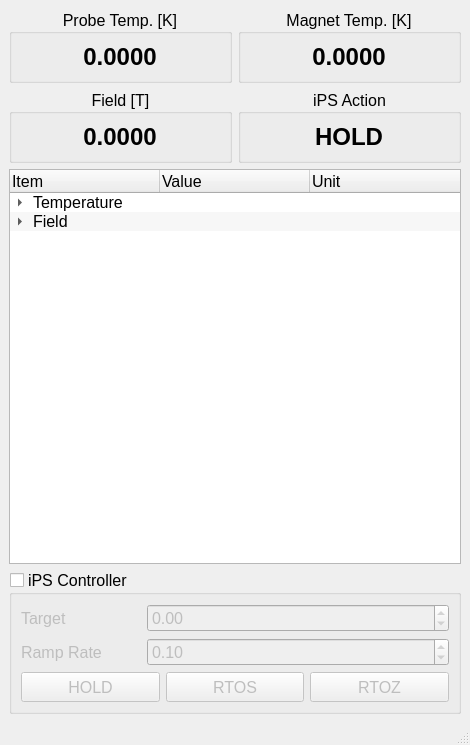
<?xml version="1.0" encoding="UTF-8"?>
<ui version="4.0">
 <class>TeslatronPTApp</class>
 <widget class="QMainWindow" name="TeslatronPTApp">
  <property name="geometry">
   <rect>
    <x>0</x>
    <y>0</y>
    <width>470</width>
    <height>745</height>
   </rect>
  </property>
  <property name="sizePolicy">
   <sizepolicy hsizetype="Fixed" vsizetype="Preferred">
    <horstretch>0</horstretch>
    <verstretch>0</verstretch>
   </sizepolicy>
  </property>
  <property name="minimumSize">
   <size>
    <width>470</width>
    <height>0</height>
   </size>
  </property>
  <property name="maximumSize">
   <size>
    <width>470</width>
    <height>16777215</height>
   </size>
  </property>
  <property name="font">
   <font>
    <family>Arial</family>
   </font>
  </property>
  <property name="windowTitle">
   <string>MainWindow</string>
  </property>
  <property name="locale">
   <locale language="English" country="UnitedStates"/>
  </property>
  <property name="documentMode">
   <bool>false</bool>
  </property>
  <property name="dockNestingEnabled">
   <bool>false</bool>
  </property>
  <widget class="QWidget" name="centralwidget">
   <layout class="QVBoxLayout" name="verticalLayout_5">
    <item>
     <layout class="QVBoxLayout" name="verticalLayout_4">
      <item>
       <layout class="QGridLayout" name="gridLayout">
        <item row="0" column="0">
         <widget class="QGroupBox" name="groupBox">
          <property name="font">
           <font>
            <family>Arial</family>
            <pointsize>12</pointsize>
            <weight>50</weight>
            <bold>false</bold>
           </font>
          </property>
          <property name="title">
           <string>Probe Temp. [K]</string>
          </property>
          <property name="alignment">
           <set>Qt::AlignCenter</set>
          </property>
          <layout class="QHBoxLayout" name="horizontalLayout_5">
           <item>
            <widget class="QLabel" name="label_probe">
             <property name="minimumSize">
              <size>
               <width>100</width>
               <height>25</height>
              </size>
             </property>
             <property name="maximumSize">
              <size>
               <width>150</width>
               <height>16777215</height>
              </size>
             </property>
             <property name="font">
              <font>
               <family>Arial</family>
               <pointsize>18</pointsize>
               <weight>75</weight>
               <bold>true</bold>
              </font>
             </property>
             <property name="text">
              <string>0.0000</string>
             </property>
             <property name="alignment">
              <set>Qt::AlignCenter</set>
             </property>
            </widget>
           </item>
          </layout>
         </widget>
        </item>
        <item row="0" column="1">
         <widget class="QGroupBox" name="groupBox_2">
          <property name="font">
           <font>
            <family>Arial</family>
            <pointsize>12</pointsize>
           </font>
          </property>
          <property name="title">
           <string>Magnet Temp. [K]</string>
          </property>
          <property name="alignment">
           <set>Qt::AlignCenter</set>
          </property>
          <layout class="QHBoxLayout" name="horizontalLayout_2">
           <item>
            <widget class="QLabel" name="label_magnet">
             <property name="minimumSize">
              <size>
               <width>100</width>
               <height>25</height>
              </size>
             </property>
             <property name="maximumSize">
              <size>
               <width>150</width>
               <height>16777215</height>
              </size>
             </property>
             <property name="font">
              <font>
               <family>Arial</family>
               <pointsize>18</pointsize>
               <weight>75</weight>
               <bold>true</bold>
              </font>
             </property>
             <property name="text">
              <string>0.0000</string>
             </property>
             <property name="alignment">
              <set>Qt::AlignCenter</set>
             </property>
            </widget>
           </item>
          </layout>
         </widget>
        </item>
        <item row="1" column="0">
         <widget class="QGroupBox" name="groupBox_3">
          <property name="font">
           <font>
            <family>Arial</family>
            <pointsize>12</pointsize>
           </font>
          </property>
          <property name="title">
           <string>Field [T]</string>
          </property>
          <property name="alignment">
           <set>Qt::AlignCenter</set>
          </property>
          <layout class="QHBoxLayout" name="horizontalLayout_4">
           <item>
            <widget class="QLabel" name="label_field">
             <property name="minimumSize">
              <size>
               <width>100</width>
               <height>25</height>
              </size>
             </property>
             <property name="maximumSize">
              <size>
               <width>150</width>
               <height>16777215</height>
              </size>
             </property>
             <property name="font">
              <font>
               <family>Arial</family>
               <pointsize>18</pointsize>
               <weight>75</weight>
               <bold>true</bold>
              </font>
             </property>
             <property name="text">
              <string>0.0000</string>
             </property>
             <property name="alignment">
              <set>Qt::AlignCenter</set>
             </property>
            </widget>
           </item>
          </layout>
         </widget>
        </item>
        <item row="1" column="1">
         <widget class="QGroupBox" name="groupBox_4">
          <property name="font">
           <font>
            <family>Arial</family>
            <pointsize>12</pointsize>
           </font>
          </property>
          <property name="title">
           <string>iPS Action</string>
          </property>
          <property name="alignment">
           <set>Qt::AlignCenter</set>
          </property>
          <layout class="QHBoxLayout" name="horizontalLayout_3">
           <item>
            <widget class="QLabel" name="label_action">
             <property name="minimumSize">
              <size>
               <width>100</width>
               <height>25</height>
              </size>
             </property>
             <property name="maximumSize">
              <size>
               <width>150</width>
               <height>16777215</height>
              </size>
             </property>
             <property name="font">
              <font>
               <family>Arial</family>
               <pointsize>18</pointsize>
               <weight>75</weight>
               <bold>true</bold>
              </font>
             </property>
             <property name="text">
              <string>HOLD</string>
             </property>
             <property name="alignment">
              <set>Qt::AlignCenter</set>
             </property>
            </widget>
           </item>
          </layout>
         </widget>
        </item>
       </layout>
      </item>
      <item>
       <widget class="QTreeWidget" name="treeWidget">
        <property name="font">
         <font>
          <family>Arial</family>
          <pointsize>12</pointsize>
         </font>
        </property>
        <property name="autoScroll">
         <bool>true</bool>
        </property>
        <property name="tabKeyNavigation">
         <bool>false</bool>
        </property>
        <property name="alternatingRowColors">
         <bool>true</bool>
        </property>
        <property name="animated">
         <bool>true</bool>
        </property>
        <attribute name="headerMinimumSectionSize">
         <number>150</number>
        </attribute>
        <column>
         <property name="text">
          <string>Item</string>
         </property>
        </column>
        <column>
         <property name="text">
          <string>Value</string>
         </property>
        </column>
        <column>
         <property name="text">
          <string>Unit</string>
         </property>
        </column>
        <item>
         <property name="text">
          <string>Temperature</string>
         </property>
         <item>
          <property name="text">
           <string>probe</string>
          </property>
          <property name="text">
           <string/>
          </property>
          <property name="text">
           <string>K</string>
          </property>
         </item>
         <item>
          <property name="text">
           <string>pressure</string>
          </property>
          <property name="text">
           <string/>
          </property>
          <property name="text">
           <string>mBar</string>
          </property>
         </item>
         <item>
          <property name="text">
           <string>flow</string>
          </property>
          <property name="text">
           <string/>
          </property>
          <property name="text">
           <string>%</string>
          </property>
         </item>
         <item>
          <property name="text">
           <string>VTI</string>
          </property>
          <property name="text">
           <string/>
          </property>
          <property name="text">
           <string>K</string>
          </property>
         </item>
         <item>
          <property name="text">
           <string>magnet</string>
          </property>
          <property name="text">
           <string/>
          </property>
          <property name="text">
           <string>K</string>
          </property>
         </item>
         <item>
          <property name="text">
           <string>PT2</string>
          </property>
          <property name="text">
           <string/>
          </property>
          <property name="text">
           <string>K</string>
          </property>
         </item>
         <item>
          <property name="text">
           <string>PT1</string>
          </property>
          <property name="text">
           <string/>
          </property>
          <property name="text">
           <string>K</string>
          </property>
         </item>
        </item>
        <item>
         <property name="text">
          <string>Field</string>
         </property>
         <item>
          <property name="text">
           <string>Bz</string>
          </property>
          <property name="text">
           <string/>
          </property>
          <property name="text">
           <string>T</string>
          </property>
         </item>
         <item>
          <property name="text">
           <string>action</string>
          </property>
         </item>
         <item>
          <property name="text">
           <string>heater</string>
          </property>
         </item>
        </item>
       </widget>
      </item>
      <item>
       <widget class="QGroupBox" name="groupBox_ips">
        <property name="font">
         <font>
          <family>Arial</family>
          <pointsize>12</pointsize>
         </font>
        </property>
        <property name="title">
         <string>iPS Controller</string>
        </property>
        <property name="checkable">
         <bool>true</bool>
        </property>
        <property name="checked">
         <bool>false</bool>
        </property>
        <layout class="QVBoxLayout" name="verticalLayout_2">
         <item>
          <layout class="QVBoxLayout" name="verticalLayout">
           <item>
            <layout class="QGridLayout" name="gridLayout_2">
             <item row="1" column="1">
              <widget class="QDoubleSpinBox" name="doubleSpinBox_ramp_rate">
               <property name="minimum">
                <double>0.010000000000000</double>
               </property>
               <property name="maximum">
                <double>0.200000000000000</double>
               </property>
               <property name="singleStep">
                <double>0.050000000000000</double>
               </property>
               <property name="value">
                <double>0.100000000000000</double>
               </property>
              </widget>
             </item>
             <item row="0" column="0">
              <widget class="QLabel" name="label_5">
               <property name="minimumSize">
                <size>
                 <width>100</width>
                 <height>25</height>
                </size>
               </property>
               <property name="maximumSize">
                <size>
                 <width>120</width>
                 <height>16777215</height>
                </size>
               </property>
               <property name="font">
                <font>
                 <family>Arial</family>
                 <pointsize>12</pointsize>
                </font>
               </property>
               <property name="text">
                <string>Target</string>
               </property>
              </widget>
             </item>
             <item row="0" column="1">
              <widget class="QDoubleSpinBox" name="doubleSpinBox_target_field">
               <property name="minimum">
                <double>-12.000000000000000</double>
               </property>
               <property name="maximum">
                <double>12.000000000000000</double>
               </property>
              </widget>
             </item>
             <item row="1" column="0">
              <widget class="QLabel" name="label_6">
               <property name="minimumSize">
                <size>
                 <width>100</width>
                 <height>25</height>
                </size>
               </property>
               <property name="maximumSize">
                <size>
                 <width>120</width>
                 <height>16777215</height>
                </size>
               </property>
               <property name="font">
                <font>
                 <family>Arial</family>
                 <pointsize>12</pointsize>
                </font>
               </property>
               <property name="text">
                <string>Ramp Rate</string>
               </property>
              </widget>
             </item>
            </layout>
           </item>
           <item>
            <layout class="QHBoxLayout" name="horizontalLayout">
             <item>
              <widget class="QPushButton" name="pushButton_hold">
               <property name="minimumSize">
                <size>
                 <width>0</width>
                 <height>30</height>
                </size>
               </property>
               <property name="font">
                <font>
                 <family>Arial</family>
                 <pointsize>12</pointsize>
                </font>
               </property>
               <property name="text">
                <string>HOLD</string>
               </property>
              </widget>
             </item>
             <item>
              <widget class="QPushButton" name="pushButton_rtos">
               <property name="minimumSize">
                <size>
                 <width>0</width>
                 <height>30</height>
                </size>
               </property>
               <property name="font">
                <font>
                 <family>Arial</family>
                 <pointsize>12</pointsize>
                </font>
               </property>
               <property name="text">
                <string>RTOS</string>
               </property>
              </widget>
             </item>
             <item>
              <widget class="QPushButton" name="pushButton_rtoz">
               <property name="minimumSize">
                <size>
                 <width>0</width>
                 <height>30</height>
                </size>
               </property>
               <property name="font">
                <font>
                 <family>Arial</family>
                 <pointsize>12</pointsize>
                </font>
               </property>
               <property name="text">
                <string>RTOZ</string>
               </property>
              </widget>
             </item>
            </layout>
           </item>
          </layout>
         </item>
        </layout>
       </widget>
      </item>
     </layout>
    </item>
   </layout>
  </widget>
  <widget class="QStatusBar" name="statusbar"/>
 </widget>
 <resources/>
 <connections/>
</ui>
